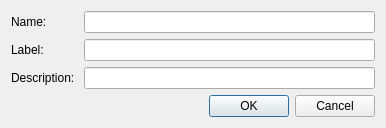
<?xml version="1.0" encoding="UTF-8"?>
<ui version="4.0">
 <class>dialogFolder</class>
 <widget class="QDialog" name="dialogFolder">
  <property name="geometry">
   <rect>
    <x>0</x>
    <y>0</y>
    <width>386</width>
    <height>116</height>
   </rect>
  </property>
  <property name="windowTitle">
   <string>Folder</string>
  </property>
  <layout class="QGridLayout" name="gridLayout_2">
   <item row="0" column="0">
    <layout class="QGridLayout" name="gridLayout">
     <item row="0" column="0">
      <widget class="QLabel" name="label">
       <property name="text">
        <string>Name:</string>
       </property>
      </widget>
     </item>
     <item row="0" column="1">
      <widget class="QLineEdit" name="editName"/>
     </item>
     <item row="1" column="1">
      <widget class="QLineEdit" name="editLabel"/>
     </item>
     <item row="1" column="0">
      <widget class="QLabel" name="label_2">
       <property name="text">
        <string>Label:</string>
       </property>
      </widget>
     </item>
     <item row="2" column="1">
      <widget class="QLineEdit" name="editDescription"/>
     </item>
     <item row="2" column="0">
      <widget class="QLabel" name="label_3">
       <property name="text">
        <string>Description: </string>
       </property>
      </widget>
     </item>
    </layout>
   </item>
   <item row="1" column="0">
    <widget class="QDialogButtonBox" name="buttonBox">
     <property name="orientation">
      <enum>Qt::Horizontal</enum>
     </property>
     <property name="standardButtons">
      <set>QDialogButtonBox::Cancel|QDialogButtonBox::Ok</set>
     </property>
    </widget>
   </item>
  </layout>
 </widget>
 <resources/>
 <connections>
  <connection>
   <sender>buttonBox</sender>
   <signal>accepted()</signal>
   <receiver>dialogFolder</receiver>
   <slot>accept()</slot>
   <hints>
    <hint type="sourcelabel">
     <x>248</x>
     <y>254</y>
    </hint>
    <hint type="destinationlabel">
     <x>157</x>
     <y>274</y>
    </hint>
   </hints>
  </connection>
  <connection>
   <sender>buttonBox</sender>
   <signal>rejected()</signal>
   <receiver>dialogFolder</receiver>
   <slot>reject()</slot>
   <hints>
    <hint type="sourcelabel">
     <x>316</x>
     <y>260</y>
    </hint>
    <hint type="destinationlabel">
     <x>286</x>
     <y>274</y>
    </hint>
   </hints>
  </connection>
 </connections>
</ui>
